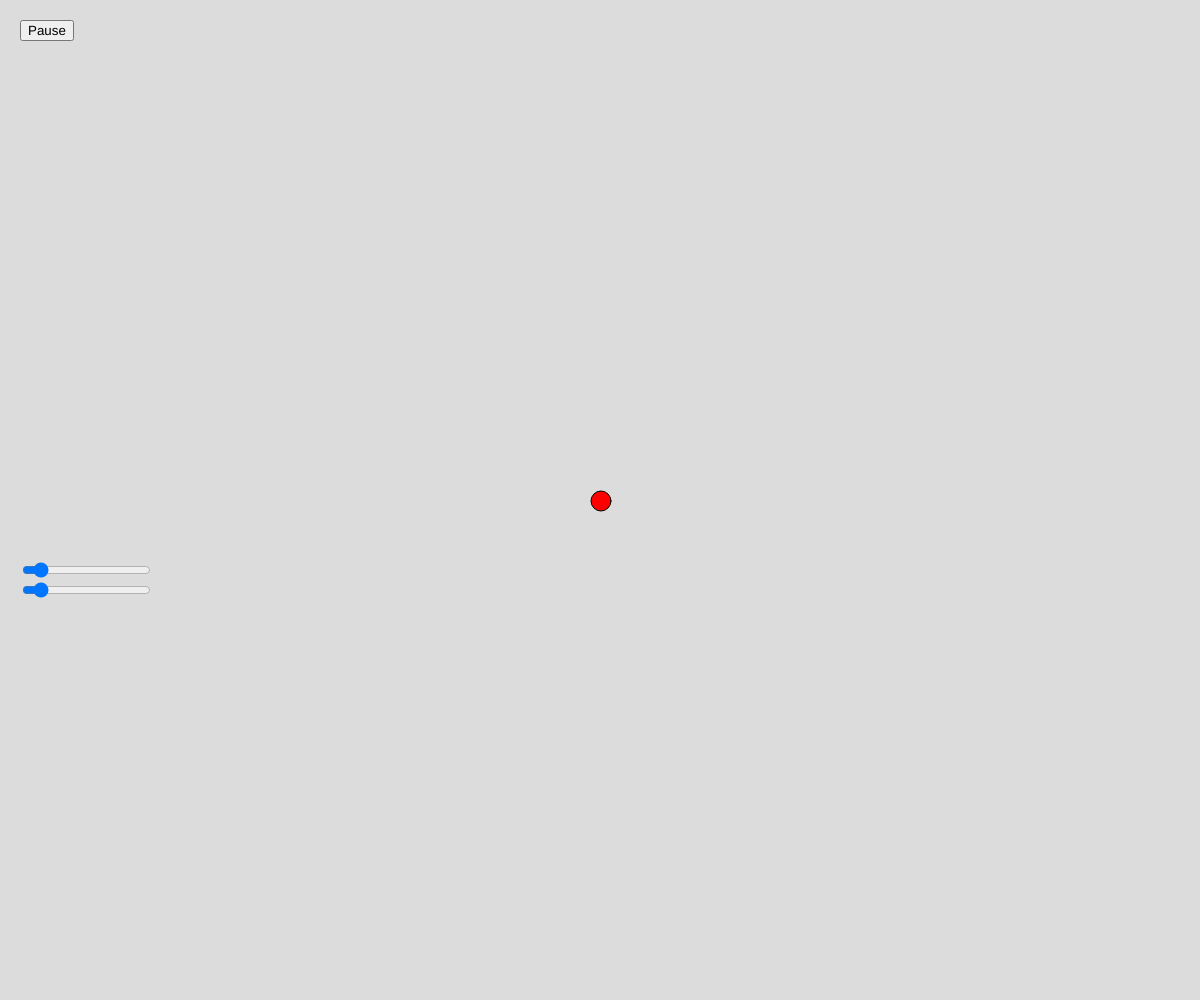
Frame 1 (no input)
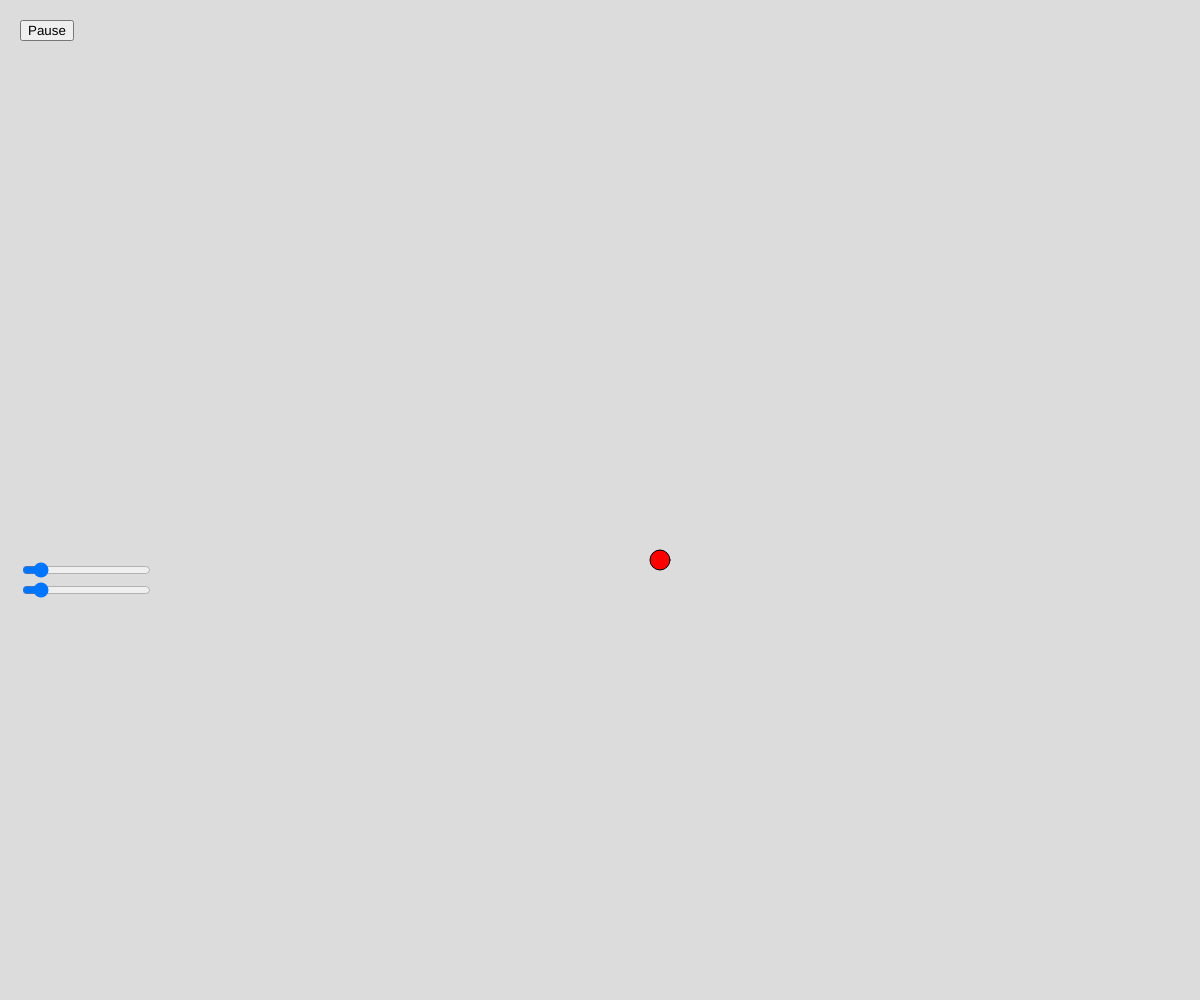
Frame 60 (no input)
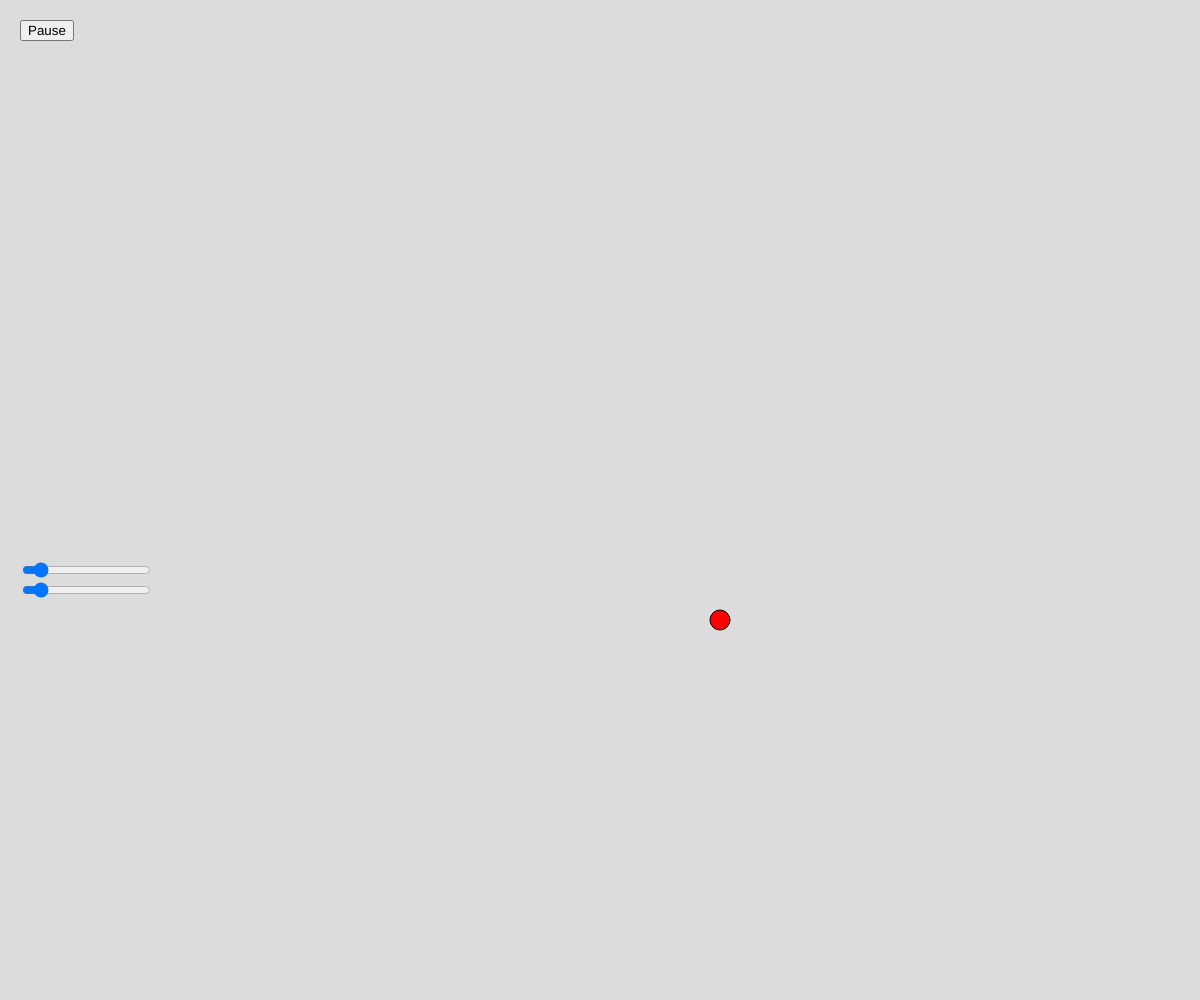
Frame 120 (the mouse pressed at the canvas centre since frame 60)

The p5.js sketch that drew these frames (run headless with seeded random() and noise() and a simulated clock; from frame 60 on, the mouse is pressed at the canvas centre):

// p5.js sketch
// ── sketch.js
let xSlider;
let ySlider;
let pauseButton;
let buttonLabel = "Pause";

function setup() {
    createCanvas(windowWidth, windowHeight);

    ball = new Ball(windowWidth/2, windowHeight/2);

    xSlider = createSlider(0, 10, 1);
    xSlider.position(20, 580);
    ySlider = createSlider(0, 10, 1);
    ySlider.position(20, 560);

    pauseButton = createButton(buttonLabel);
    pauseButton.position(20, 20);
    pauseButton.mouseClicked(pauseClicked);
}

function draw() {
    background(220);

    ball.updateBall(xSlider.value(), ySlider.value());
    ball.renderBall();
}

function pauseClicked() {
    if (buttonLabel == "Pause") {
        ball.pauseBall();
        buttonLabel = "Play";
    } else if (buttonLabel == "Play") {
        ball.resumeBall();
        buttonLabel = "Pause";
    }
    pauseButton.html(buttonLabel);
}

class Ball {
    constructor(x, y) {
        this.x = x;
        this.y = y;
        this.xVel = 1;
        this.yVel = 1;
    }

    renderBall() {
        fill(255, 0, 0);
        circle(this.x, this.y, 20);
        console.debug(this.x, this.y);
    }

    updateBall(xSpeed, ySpeed) {
        this.x += this.xVel * xSpeed;
        this.y += this.yVel * ySpeed;

        if (this.x >= windowWidth - 10 || this.x <= 10) this.xVel *= -1;
        if (this.y >= windowHeight - 10 || this.y <= 10) this.yVel *= -1;
    }

    pauseBall() {
        this.storedxVel = this.xVel;
        this.storedyVel = this.yVel;
        this.xVel = 0;
        this.yVel = 0;
    }

    resumeBall() {
        this.xVel = this.storedxVel;
        this.yVel = this.storedyVel;
    }
}
